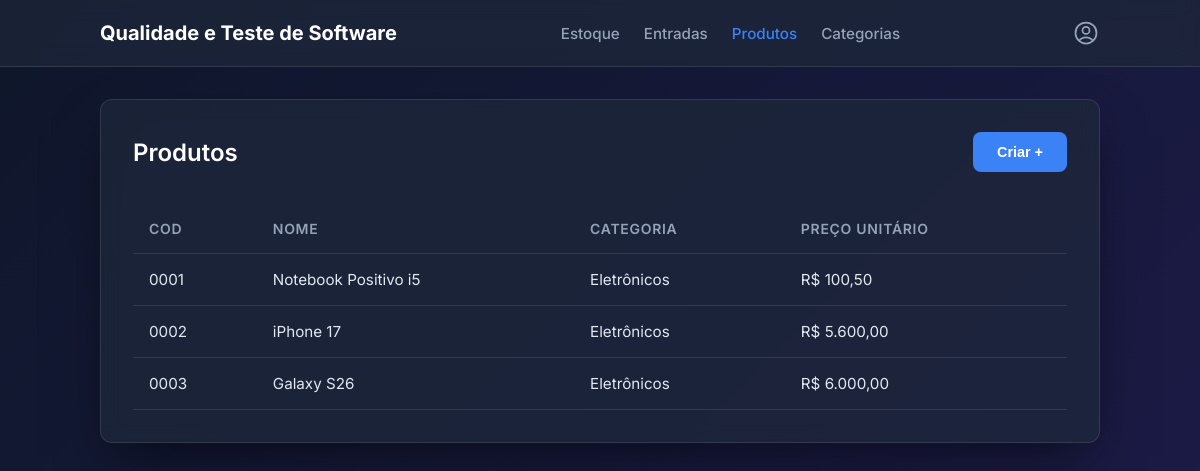
/produtos.php, run on the app's committed database.
### tables this page shows
CREATE TABLE `produtos` (
  `id` int UNSIGNED NOT NULL,
  `cod` varchar(4) NOT NULL,
  `nome` varchar(250) NOT NULL,
  `preco` decimal(19,2) NOT NULL,
  `fk_categoria` int UNSIGNED NOT NULL
);

CREATE TABLE `categorias` (
  `id` int UNSIGNED NOT NULL,
  `nome` varchar(250) NOT NULL
);

### backend/Produtos.php (called while the page is built, shortened)
<?php
require_once "Conexao.php";
$sql = "
  SELECT
    p.cod,
    p.nome,
    c.nome as categoria,
    p.preco
  FROM produtos AS p
  INNER JOIN categorias AS c ON p.fk_categoria = c.id
  ORDER BY p.id
";
$stmt = $conn->prepare($sql);
$stmt->execute();
$produtos = $stmt->fetchAll();

### produtos.php (the view, shortened to what this page needs)
<?php require_once "backend/Produtos.php"; ?>
<!DOCTYPE html>
<html lang="pt-BR">
<head>
  <link rel="stylesheet" href="css/style.css">
</head>
<body class="dashboard-body">
  <?php
  include 'components/navbar.php';
  ?>
  <div class="dashboard-container">
    <div class="dashboard-header">
      <h2>Produtos</h2>
      <button class="btn-create" onclick="openModal('modalProdutos')">Criar +</button>
    </div>
    <div class="table-responsive">
      <table class="data-table">
        <thead>
          <tr>
            <th>Cod</th>
            <th>Nome</th>
            <th>Categoria</th>
            <th>Preço Unitário</th>
          </tr>
        </thead>
        <tbody>
          <?php foreach ($produtos as $p): ?>
            <tr>
              <td><?= $p['cod'] ?></td>
              <td><?= $p['nome'] ?></td>
              <td><?= $p['categoria'] ?></td>
              <td>R$ <?= number_format($p['preco'], 2, ',', '.') ?></td>
            </tr>
          <?php endforeach; ?>
        </tbody>
      </table>
    </div>
  </div>
</body>
</html>

### css/style.css (style rules this page uses)
:root { --bg-color: #0f172a; --card-bg: rgba(30, 41, 59, 0.7); --text-color: #f8fafc; --input-bg: rgba(15, 23, 42, 0.6); --input-border: #334155; --primary-color: #3b82f6; --primary-hover: #2563eb; --border-radius: 12px; }
* { box-sizing: border-box; margin: 0; padding: 0; }
body { font-family: "Inter", sans-serif; background: linear-gradient(135deg, #0f172a 0%, #1e1b4b 100%); color: var(--text-color); display: flex; align-items: center; justify-content: center; min-height: 100vh; }
.dashboard-container { background: var(--card-bg); backdrop-filter: blur(10px); -webkit-backdrop-filter: blur(10px); border: 1px solid rgba(255, 255, 255, 0.1); border-radius: var(--border-radius); padding: 2rem; width: 90%; max-width: 1000px; box-shadow: 0 25px 50px -12px rgba(0, 0, 0, 0.5); }
.dashboard-header { display: flex; justify-content: space-between; align-items: center; margin-bottom: 2rem; }
.dashboard-header h2 { color: #fff; font-size: 1.5rem; font-weight: 600; }
.btn-create { background-color: var(--primary-color); color: #fff; border: none; border-radius: 8px; padding: 0.75rem 1.5rem; font-size: 0.9rem; font-weight: 600; cursor: pointer; transition: background-color 0.2s ease, transform 0.1s ease; }
.table-responsive { width: 100%; overflow-x: auto; }
.data-table { width: 100%; border-collapse: collapse; text-align: left; }
.data-table th, .data-table td { padding: 1rem; border-bottom: 1px solid rgba(255, 255, 255, 0.1); }
.data-table th { color: #94a3b8; font-weight: 600; font-size: 0.875rem; text-transform: uppercase; letter-spacing: 0.05em; }
.data-table td { color: #e2e8f0; font-size: 0.95rem; }
.data-table tbody tr { transition: background-color 0.2s ease; }
body.dashboard-body { flex-direction: column; justify-content: flex-start; }

### data on the page
produtos: cod "0001", nome "Notebook Positivo i5", fk_categoria.nome "Eletrônicos", preco "100,50"
produtos: cod "0002", nome "iPhone 17", fk_categoria.nome "Eletrônicos", preco "5.600,00"
produtos: cod "0003", nome "Galaxy S26", fk_categoria.nome "Eletrônicos", preco "6.000,00"
